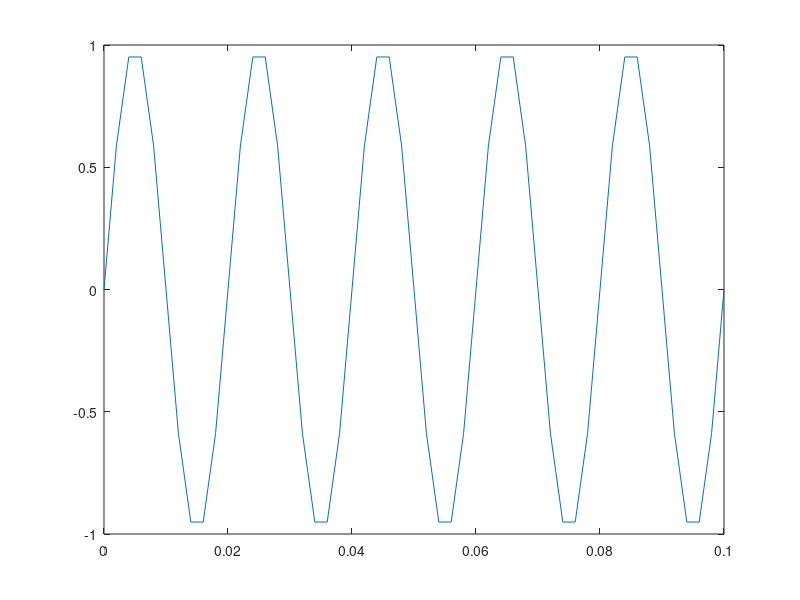
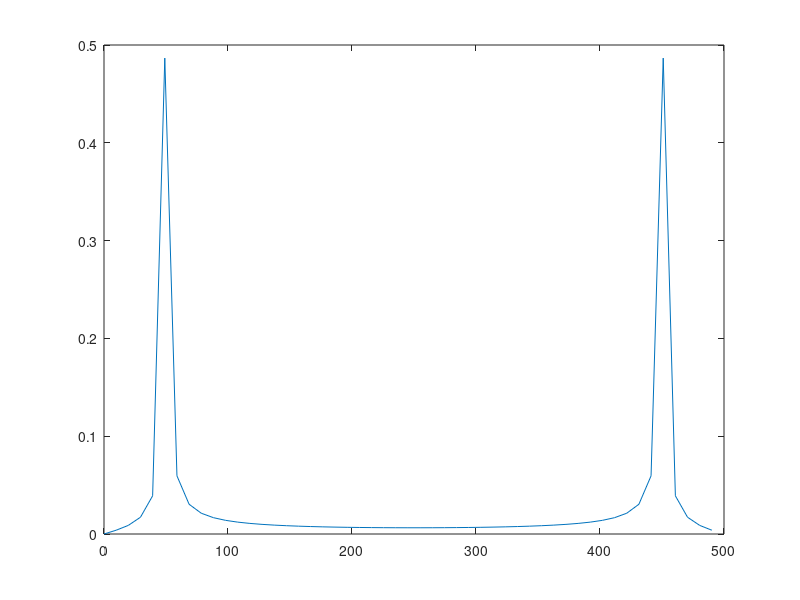
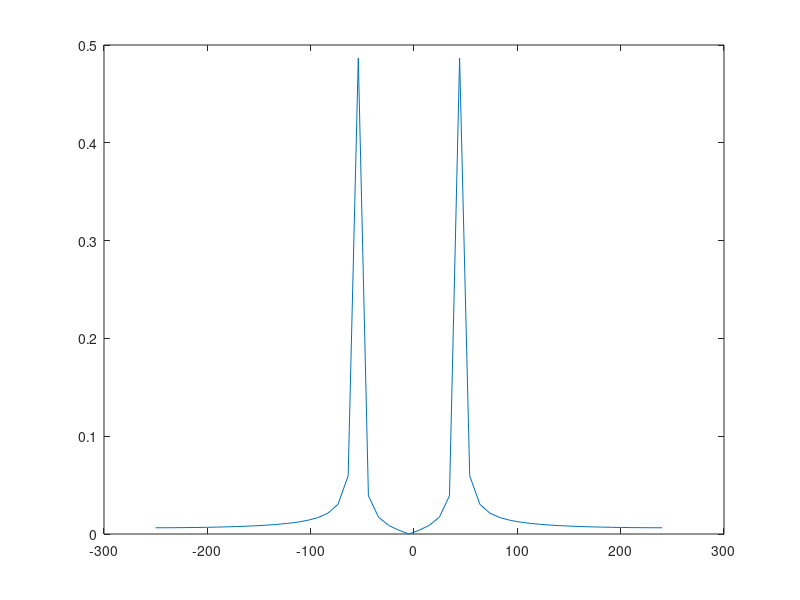
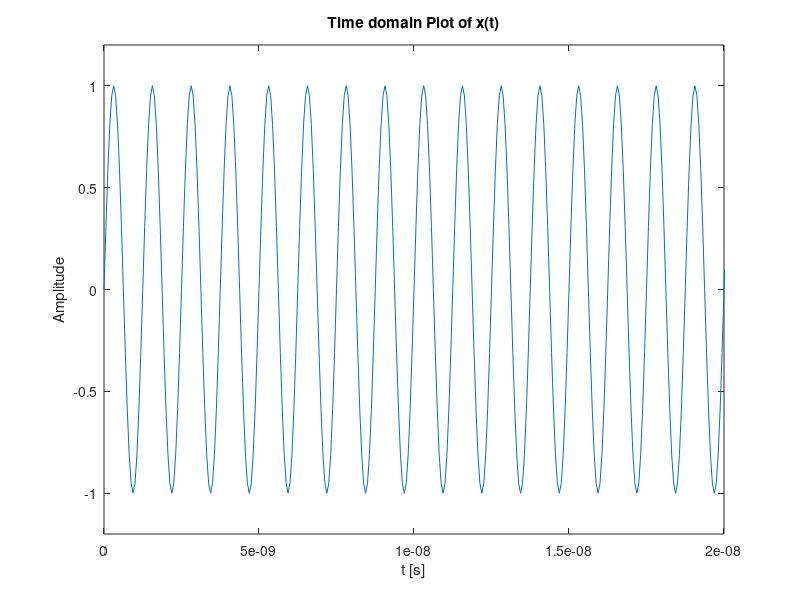

Source code (MATLAB) for these figures, in order:
% COMM.SYS.300 COMMUNICATION THEORY
% Matlab Exercise #1
% Yukyeong Kim

%% 1 Sampling
% copy of instruction

Fs = 500;               % sampling frequency = 10*50Hz
Ts = 1/Fs;              % sampling interval
t = 0:Ts:0.1;           % sampling time instants [s]
x = sin(2*pi*50*t);     % signal vector
figure                  % Opens a new figure
plot(t,x)               % plot in time domain 

%% 2 Fourier transform
% copy of instruction

F_x = fft(x);                % DFT of X, saved to Fx
Nx = length(x);
Fo = 1/(Ts*Nx);              % frequency resolution.
disp(Nx)
disp(Fo);
freq1 = 0:Fo:(Nx-1)*Fo;      % One-sided frequency Axis
figure
plot(freq1,abs(F_x)/Nx)      % One-sided amplitude Spectrum

freq2 = -Nx/2*Fo:Fo:(Nx/2-1)*Fo;   % Two-sided frequency Axis
figure
plot(freq2,fftshift(abs(F_x)/Nx)); % Two-sided amplitude Spectrum


%% 3 SPECTRAL ILLUSTRATIONS

% 3.1 SIGNAL GENERATION

Fs = 16e9;            % sampling frequecy
Ts = 1/Fs;            % sampling interval
t = 0:Ts:(1000-1)*Ts; % sampling time instants [s]

% fc = 800 MHz sinusoidal‐signal 
% sampling frequency of Fs = 16 GHz (=16000MHz).

x=sin(2*pi*800e6*t);  % signal vector

figure('Name', '3-1. Plot in time domain')                
plot(t,x)             % plot in time domain 
title('Time domain Plot of x(t)')
xlabel('t [s]')
ylabel('Amplitude')
axis([0 20e-9 -1.2 1.2])

Nx=length(x);
Fo=1/(Ts*Nx);
freq2 = -Nx/2*Fo:Fo:(Nx/2-1)*Fo;
freq = freq2 ./1e6;

Fx = fft(x);

figure('Name', '3-1. Two-sided amplitude spectrum') 
plot(freq2, fftshift(abs(Fx)/Nx));
title('Two-sided amplitude spectrum of sinusoidal signal')
xlabel('frequency [Hz]')
ylabel('Amplitude [-]')
axis([-Fs/2 Fs/2 0 0.5]);

%% 3.2 MULTIPLICATION BETWEEN TWO SIGNALS

m = sin(2*pi*750e6*t);
s = x.*m;

figure('Name', '3-2. Multiplication')
plot(t,s)
title('Time domain Plot of multiplication of two signals s(t)')
xlabel('t [s]')
ylabel('Amplitude')
axis([0 60e-9 -1.2 1.2])

Fms = fft(s);
figure('Name','3-2. Multiplication') 
plot(freq2, fftshift(abs(Fms)/Nx));
title('Two-sided amplitude spectrum of multiplication of two signals')
xlabel('frequency [Hz]')
ylabel('Amplitude [-]')
axis([-Fs/2 Fs/2 0 0.25]);


%% 3.3 ADDING A NOISE SIGNAL

n = randn(size(s));
y = 10*s + n;

figure('Name', '3-3. Adding Noise') 
plot(t, y);
title('Time domain plot of sinusoidal signal with noise')
xlabel('t [s]')
ylabel('Amplitude [-]')

Fy = fft(y);
figure('Name', '3-3. Adding Noise') 
plot(freq, fftshift(abs(Fy)/Nx));
title('Two-sided amplitude spectrum of sinusoidal signal with noise')
xlabel('frequency [MHz]')
ylabel('Amplitude [-]')


%% 4 LINEAR FILTERING


% 4.1 LOW PASS BUTTERWORTH FILTER

order = 10;
f_cut = 200e6;
fr = f_cut/(Fs/2);           % Cut-off frequency normalized to 1.
[b,a] = butter(order, fr);   % Coefficients of the filter

% Plot the frequency response of the filter (help freqz)
freqz(b, a, Nx, Fs)
title('Frequency response of the Butterworth filter')

% Filter the signal y(t) with the generated Butterworth filter
y_filtered_butter = filter(b, a, y);
Fy_butter = fft(y_filtered_butter);

% Plot the filtered signal in time and frequency domain
figure('Name', '4-1. Butterworth filter')
plot(t, y)
hold on
plot(t, y_filtered_butter)
title('Butterworth, time domain')

figure('Name', '4-1. Butterworth filter')
plot(freq, fftshift(abs(Fy)/Nx))
hold on
plot(freq, fftshift(abs(Fy_butter)/Nx))
title('Butterworth, frequency domain')
xlabel('f [MHz]')
ylabel('amplitude [-]')

% low frequency part of the signal (50 Hz) is visible in Butterworth
% frequency and time domain plot (low frequency)

%% 4.2 BADN PASS FIR (Finite impulse response) FILTER

order = 60;    % filter order
f_filter = [0 0.8e9 1.3e9 1.8e9 2.3e9 Fs/2]/(Fs/2);
a_filter = [0 0 1 1 0 0];
b = firpm(order, f_filter, a_filter);

% Plot the impulse response of the filter by using stem‐function (help stem)
figure('Name','4-2. FIR filter')
stem(-order/2:order/2,b)
title('FIR, impulse response of the filter')

% Plot the amplitude response of the filter by using fft
F_b = fft(b, Nx);  % same length with the frequency vector for the fft

figure('Name', '4-2. FIR filter')
plot(freq, fftshift(abs(F_b)/Nx))
title('FIR, amplitude response of the filter')
xlabel('f [MHz]')
ylabel('amplitude [-]')

% Filter the signal y(t) (from task 3.3) with the generated FIR filter (help filter)
y_filtered_FIR = filter(b, 1, y);

% Plot the filtered signal in time and frequency domain
% Compare y(t) and the filtered y(t) with each other in time domain and
% frequency domain

Fy_fir = fft(y_filtered_FIR);

figure('Name','4-2. FIR filter')
plot(t, y)
hold on
plot(t, y_filtered_FIR)
title('FIR, time domain')

figure('Name', '4-2. FIR filter')
plot(freq, fftshift(abs(Fy)/Nx))
hold on
plot(freq, fftshift(abs(Fy_fir)/Nx))
title('FIR, frequency domain')
xlabel('f [MHz]')
ylabel('amplitude [-]')

% after band pass filter, the signal of summation of two frequency
% (800+750=1550 MHz) is visible in both time and frequency domain